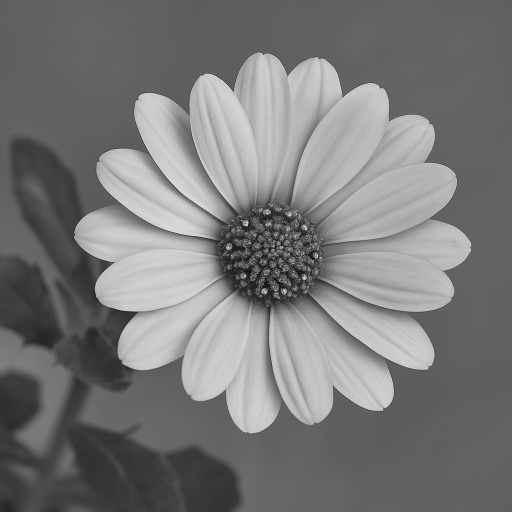
#> input picture CSE428/Lab 8/Demonstration/pretty_little_flower.png, 1024 x 1024 px, found by its file name (shown at 1/2 size)
$ jupyter execute --allow-errors CSE428_Lab_8.ipynb   (shell and % lines are left out)
#> lines starting #> are read from the running program, lines starting #| are printed output that depends on the picture
[cell 1]
import numpy as np
import matplotlib.pyplot as plt
import ipywidgets as widgets
from ipywidgets import interact, interact_manual
from numpy.fft import fft,fft2, fftshift, fftfreq, ifft, ifftshift,ifft2
pi = np.pi
from mpl_toolkits.mplot3d import Axes3D
from matplotlib import cm

# Discrete time signal vs Digital signal vs Analog signal
- **Analog signal** -> $x(t)$, $t$ is continious, $x(t)$ is continious
- **Discrete time signal** -> $x[n]$, $n$ is discrete, $x[n]$ is continious
- **Digital signal** -> $x[n]$, $n$ is discrete, $x[n]$ is discrete

For discrete signal, <span style="color:red">$n = 0,~1,~2,~\cdots,~(N-1)$</span> where $N = \mathrm{length}(x)$

# Example of periodic discrete time signal - sinusoids (sin, cos)

For discrete time period signals, digital frequency is defined as
$$f_{\mathrm{digital}} = \frac{F}{F_s}$$

where $F$ is the original frequency in $\mathrm{Hz}$ and $F_s$ is the sampling frequency in $\mathrm{Hz}$.

Unit of $f_{\mathrm{digital}}$ is $\mathrm{cycles/sample}$

x(t) = cos(2pi*f*t)

[cell 2]
np.arange(5)

[cell 3]
# we save discrete signal for to store or better use of memory management

# Fs should be at least double of F

[cell 4]
F = 100 # Hz
Fs = 5000 # Sampling Frequency, Hz
f = F/Fs # diqital frequency, cycles/sample.
# f must be -0.5 <= f < 0.5

N = 100
n = np.arange(N)
x = np.cos(2*pi*f*n)

fig = plt.figure(figsize=(16, 4))
plt.subplot(1,2,1)
plt.stem(n, x)  # stem for discrete like signla plotting
plt.xlabel("$n$")
plt.ylabel("$x[n]$")
#If we use plt.plot, it will interpolate the samples and give a continuous wave
plt.subplot(1,2,2)
plt.plot(n, x) # plot for continuous signal
plt.xlabel("$n$")
plt.ylabel("$x[n]$")
plt.show()

What will happen if f doesn't fall in the range -0.5 <= f < 0.5 ?

[cell 5]
f_signal = 300
dur = 0.01          # Duration in seconds
t_cont = np.linspace(0, dur, 1000)
x_cont = np.cos(2 * np.pi * f_signal * t_cont) # continuous signal

# Sampling rates
Fs_list = [2000, 600, 400]

fig, axs = plt.subplots(len(Fs_list), 1, figsize=(8, 6))
for i, Fs in enumerate(Fs_list):
    t_samp = np.arange(0, dur, 1/Fs)
    x_samp = np.cos(2 * np.pi * f_signal * t_samp)

    axs[i].plot(t_cont, x_cont, label='True Signal', alpha=0.6)
    # axs[i].stem(t_samp, x_samp, linefmt='r-', markerfmt='ro', basefmt='r-', label=f'Sampled at {Fs} Hz')
    axs[i].plot(t_samp, x_samp, 'r-', label=f'Sampled at {Fs} Hz') # Comment out the previous line and uncomment this line to see the effect of interpolation
    axs[i].set_title(f'Sampling Rate: {Fs} Hz')
    axs[i].set_xlim([0, dur])
    axs[i].legend()
    axs[i].grid(True)

plt.tight_layout()
plt.show()

# Another interpretation of $f$

[cell 6]
n_cycles = 3 # number of complete cycles we want
N = 100 # total number of samples we have

f = n_cycles/N # cycles/sample
print(f)

n = np.arange(N)
print(n) #
print(n.shape) # number of samples
x = np.cos(2*pi*(1+f)*n)

fig = plt.figure(figsize=(5, 5))
plt.plot(n, x)
plt.xlabel("$n$")
plt.ylabel("$x[n]$")
plt.show()
#> the sliders are set to 

### Interactive

#> (a cell that did not finish here is left out)

# Discrete Fourier Transform

[cell 8]
# fast fourier transform

### Theory
Any signal of length $N$ can be represented as a sum of sinusoids with frequencies $f_0$, $2f_0$, $\cdots$, $(N-1)f_0$, where $f_0 = \frac{1}{N}$.

So from $x[n] = [x_0,~x_1,~\cdots~x_{N-1}]$ we get $X[k] = [X_0,~X_1,~\cdots~X_{N-1}]$, where $X_k$ represents the "magnitude" (i.e. strength) and "phase" (i.e. angle or time delay) of sinusoid with frequence $f_k = kf_0 = \frac{k}{N}$

The Discrete Fourier Transform (DFT) is defined as:

$$
X[k] = \sum_{n=0}^{N-1} x[n] \cdot e^{-j\frac{2\pi}{N}kn}
$$

where:
- \( X[k] \) is the DFT of the signal \( x[n] \)
- \( N \) is the total number of samples
- \( k = 0, 1, ... , N-1 \)
- \$$ ( j = \sqrt{-1} ) (imaginary \ unit) $$

### Demonstration

[cell 9]
def dft(x):
    N = len(x)
    X = np.zeros(N, dtype=complex)
    for k in range(N):
        for n in range(N):
            angle = -2j * np.pi * k * n / N
            X[k] += x[n] * np.exp(angle)
    return X

[cell 10]
def dft_frequencies(N):
#> called with N = 20
    delta_f = 1 / N

    # Frequencies: 0 to fs (with negative frequencies in second half)
    freqs = np.array([k * delta_f for k in range(N)])

    # Shift second half to represent negative frequencies
    for k in range(N):
        if k >= N // 2:
            freqs[k] -= 1
    return freqs

[cell 11]
n_cycles = 5
N = 20

f = n_cycles/N
n = np.arange(N)
x = np.cos(2*np.pi*f*n)
# Manual DFT
X_manual = dft(x)
freqs = dft_frequencies(N)
print("Manual DFT:", np.round(X_manual, 2))
print(freqs)

[cell 12]
# NumPy's FFT (same math, faster)
X_fft = fft(x)
fk=fftfreq(N)
print(fk)
print("FFT:", np.round(X_fft, 2))

[cell 13]
n_cycles = 5
N = 100

f = n_cycles/N
n = np.arange(100)
x = np.cos(2*np.pi*f*n)

# Fast Fourier Transform
X_fft = fft(x)
#print(X_fft)

X_fft = fftshift(X_fft) # to shift the freuqncies from [0, 1] range to [-0.5, 0.5] range
X_fft = X_fft/N # Normalization

fk = fftfreq(N)
fk = fftshift(fk)


fig = plt.figure(figsize=(8, 4))

plt.subplot(1, 2, 1)
plt.plot(n, x)
plt.xlabel("$n$")
plt.ylabel("$x[n]$")
plt.title(f"sinusoid with f = {f}")

plt.subplot(1, 2, 2)
plt.stem(fk, np.abs(X_fft))
plt.xlabel("Digital frequncy, f")
plt.title("Magnitude of X [normalized]")


plt.show()

[cell 14]
X_fft = fft(x)
print(X_fft[:6])
print("Abs:", np.abs(X_fft[:6]))

[cell 15]
print("Ang:", np.angle(X_fft[:6])*pi/180)

[cell 16]
fk = fftfreq(N)
fk

# Helper Functions

[cell 17]
def perform_fft(x, N):
    X = fft(x)
    X = fftshift(X)
    X = X/N # Normalization

    fk = fftfreq(N)
    fk = fftshift(fk)

    return X, fk

def plot_sig_and_fft(x, n, X, fk, f):
    fig = plt.figure(figsize=(16, 8))

    plt.subplot(1, 2, 1)
    plt.stem(n, x)
    plt.xlabel("$n$")
    plt.ylabel("$x[n]$")
    plt.title(f"sinusoid with f = {f}")

    plt.subplot(1, 2, 2)
    plt.stem(fk, np.abs(X))
    plt.xlabel("Digital frequncy, f")
    plt.title("Magnitude of X [normalized]")

# Sum of Sinusoids

[cell 18]
n_cycles_1 = 2
n_cycles_2 = 5
N = 100

f1 = n_cycles_1/N
f2 = n_cycles_2/N
n = np.arange(N)
x = np.cos(2*np.pi*f1*n) + np.cos(2*np.pi*f2*n)

X, fk = perform_fft(x, N)
plot_sig_and_fft(x, n, X, fk, [f1, f2])

[cell 19]
n_cycles_1 = 2
n_cycles_2 = 5
N = 100

f1 = n_cycles_1/N
f2 = n_cycles_2/N
n = np.arange(N)
x = np.cos(2*np.pi*f1*n) + 3*np.cos(2*np.pi*f2*n)

X, fk = perform_fft(x, N)
plot_sig_and_fft(x, n, X, fk, [f1, f2])

[cell 20]
n_cycles_0 = 2
N = 100

f0 = n_cycles_0/N

n = np.arange(N)
x = np.cos(2*pi*f0*n) \
     - (1/3)*np.cos(2*pi*(3*f0)*n)  \
     + (1/5)*np.cos(2*pi*(5*f0)*n)  \
     - (1/7)*np.cos(2*pi*(7*f0)*n) \
     + (1/9)*np.cos(2*pi*(9*f0)*n) \
    #  - (1/11)*np.cos(2*pi*(11*f0)*n)


X, fk = perform_fft(x, N)
plot_sig_and_fft(x, n, X, fk, [f0,3*f0,5*f0,7*f0,9*f0])

# Reconstruction using IFFT

[cell 21]
def perform_ifft(X, N):
    X_ishift = ifftshift(X)
    x_recon = ifft(X_ishift)
    x_recon = np.real(x_recon)*N

    n = np.arange(N)
    if x_recon.shape[0] > N:
        x_recon = x_recon[:N]

    return x_recon, n

[cell 22]
x_reconm, n_recon = perform_ifft(X, N)


fig = plt.figure(figsize=(16, 4))

plt.subplot(1, 2, 1)
plt.plot(n, x)
plt.xlabel("$n$")
plt.ylabel("$x[n]$")
plt.title(f"original")

plt.subplot(1, 2, 2)
plt.plot(n_recon, x_reconm)
plt.xlabel("$n$")
plt.ylabel("$x_{\mathrm{recon}}[n]$")
plt.title("Reconstructed")
plt.show()

# Common DFT Pair

### Pulse

$$DFT\left(\delta[n]\right) = 1$$

[cell 23]
N = 100
n = np.arange(N)

x = np.zeros_like(n)
x[N//2] = 1

fig = plt.figure(figsize=(4, 4))
plt.stem(n, x)
plt.show()

[cell 24]

X, fk = perform_fft(x, N)
plot_sig_and_fft(x, n, X*N, fk, [])

### Rectangle

[cell 25]
N = 100
n = np.arange(N)

x = np.zeros_like(n)
x[n < N//2] = 1

fig = plt.figure(figsize=(4, 4))
plt.stem(n, x)
plt.show()

[cell 26]
X, fk = perform_fft(x, N)
plot_sig_and_fft(x, n, X, fk, [])

# Changing resolution - zero padding

So far we have used $N = 100$, which means the smallest frequency is $1/N = 1/100 = 0.01$

This means the FFT can differentiate between frequencies with a minimum difference of 0.01 cycles/sample

What if the frequency is in between, say 0.035?

[cell 27]
N = 100
res = 1/N
print(res)

[cell 28]
f = 0.035
n = np.arange(N)
x = np.cos(2*np.pi*f*n)

X, fk = perform_fft(x, N)
plot_sig_and_fft(x, n, X, fk, [])

So the frequncy "leaks" because resolution is not high enough

How to increase resolution? By artificially changing $N$, i.e., Zero padding

For example, if we add additional 100 zeros, the signal would remain same but with additional zeros, and the new minimum frequency would be $1/N_{eq} = 1/200 = 0.005$

[cell 29]
N_zeros = 100
x_zero_padded = np.concatenate([x, np.zeros(N_zeros)])
n_zero_padded = np.concatenate([n, np.arange(N, N+N_zeros)])
#x_zero_padded = np.cos(2*pi*f*n_zero_padded)
print(x.shape)
print(n_zero_padded)
plt.plot(n_zero_padded, x_zero_padded)

[cell 30]
X, fk = perform_fft(x_zero_padded, N + N_zeros)
plot_sig_and_fft(x_zero_padded, n_zero_padded, X, fk, [])

[cell 31]
N_zeros = 100

[cell 32]
fk

# Example of 2D periodic discrete time signal - sinusoids (sin, cos)

[cell 33]
n_cycle_1 = 3
n_cycle_2 = 0

N = 100
M = 100

f1 = n_cycle_1/N
f2 = n_cycle_2/M

n, m = np.meshgrid(np.arange(N), np.arange(M))

[cell 34]
x = np.cos(2*pi*f1*n + 2*pi*f2*m)

[cell 35]
plt.figure()
plt.imshow(x, cmap="gray")

[cell 36]
fig = plt.figure()
ax = fig.add_subplot(111, projection='3d')
surf = ax.plot_surface(n, m, x, cmap=cm.coolwarm)
ax.set_xlabel("n")
ax.set_ylabel("m")
fig.colorbar(surf)
plt.show()

[cell 37]
from numpy.fft import fft, fft2, fftshift, fftfreq
# Compute DFT
X = fft2(x)

# Center the magnitude response to (M/2, N/2) & nomrmalize
X_centered = fftshift(X)
X_centered = X_centered/(M*N)

# Frequencies
u = fftshift(fftfreq(N))
v = fftshift(fftfreq(M))

u, v = np.meshgrid(u, v)

[cell 38]
plt.figure(figsize=(5,5))
plt.imshow(np.log(1+np.abs(X_centered)), cmap="gray")

[cell 39]
fig = plt.figure()
ax = fig.add_subplot(111, projection='3d')
surf = ax.plot_surface(u, v, np.abs(X_centered), cmap=cm.coolwarm)
ax.set_xlabel("u")
ax.set_ylabel("v")
fig.colorbar(surf)
plt.show()

# Frequency along x and y

[cell 40]
n_cycle_1 = 3
n_cycle_2 = 5

N = 100
M = 100

f1 = n_cycle_1/N
f2 = n_cycle_2/M

n, m = np.meshgrid(np.arange(N), np.arange(M))

x = np.cos(2*pi*f1*n + 2*pi*f2*m)

[cell 41]
plt.figure()
plt.imshow(x, cmap="gray")

[cell 42]
fig = plt.figure()
ax = fig.add_subplot(111, projection='3d')
surf = ax.plot_surface(n, m, x, cmap=cm.coolwarm)
ax.set_xlabel("n")
ax.set_ylabel("m")
fig.colorbar(surf)
plt.show()

[cell 43]
def perform_fft2(x, M, N):
    X = fft2(x)
    X = fftshift(X)
    X= X/(N*M)


    u = fftshift(fftfreq(M))
    v = fftshift(fftfreq(N))

    u, v = np.meshgrid(u, v)

    return X, u, v

[cell 44]
X, u, v = perform_fft2(x, M, N)

[cell 45]
plt.figure(figsize=(5,5))
plt.imshow(np.abs(X), cmap="gray")

[cell 46]
fig = plt.figure()
ax = fig.add_subplot(111, projection='3d')
surf = ax.plot_surface(u, v, np.abs(X), cmap=cm.coolwarm)
ax.set_xlabel("u")
ax.set_ylabel("v")
fig.colorbar(surf)
plt.show()

[cell 47]
n_cycle_1 = 5.9
n_cycle_2 = 3.9

N = 100
M = 100

f1 = n_cycle_1 / N
f2 = n_cycle_2 / M

# Create 2D coordinate grid
n, m = np.meshgrid(np.arange(N), np.arange(M))

x = np.cos(2 * pi * f1 * n + 2 * pi * f2 * m)


# Display original image
plt.figure(figsize=(8, 4))
plt.subplot(1, 2, 1)
plt.imshow(x, cmap='gray', aspect='auto')
plt.title("Original Image ")
plt.axis('off')

X,u,v =perform_fft2(x,M,N)
X=X*M*N #Removing Normalization to show the spectral leakage effectively

# Display frequency domain
plt.subplot(1, 2, 2)
plt.imshow(np.log(1+np.abs(X)), cmap='gray')
plt.title("DFT (with Spectral Leakage)")
plt.axis('off')

plt.tight_layout()
plt.show()

**Hanning Window**

The Hanning window is defined as:

$$
w[n] =
\begin{cases}
0.5 \left(1 - \cos\left(\frac{2\pi n}{N - 1}\right)\right), & 0 \leq n \leq N - 1 \\
0, & \text{otherwise}
\end{cases}
$$

where \( N \) is the window length.

[cell 48]
def hann2d(M, N):
    hann_row = np.hanning(M)
    hann_col = np.hanning(N)

    # Outer product to create separable 2D window
    window = np.outer(hann_row, hann_col)
    return window

[cell 49]
M, N = 100, 100
window = hann2d(M, N)
n=np.arange(N)
m=np.arange(M)
n, m = np.meshgrid(n, m)
# 3D surface plot
fig = plt.figure()
ax = fig.add_subplot(111, projection='3d')
surf = ax.plot_surface(n, m, window, cmap=cm.coolwarm)

# Customize plot
ax.set_xlabel("X axis (samples)")
ax.set_ylabel("Y axis (samples)")
ax.set_zlabel("Amplitude")
fig.colorbar(surf, shrink=0.5, aspect=5)
plt.title("2D Hanning Window")
plt.show()

[cell 50]
image_windowed = x * hann2d(M, N)
# Display windowed image
plt.figure(figsize=(8, 4))
plt.subplot(1, 2, 1)
plt.imshow(image_windowed, cmap='gray', aspect='auto')
plt.title("Windowed Image ")
plt.axis('off')
# Now perform FFT on the windowed image
X,u,v= perform_fft2(image_windowed,N,M)
X=X*M*N #Removing Normalization

# Display frequency domain
plt.subplot(1, 2, 2)
plt.imshow(np.abs(X), cmap='gray')
plt.title("DFT")
plt.axis('off')

plt.tight_layout()
plt.show()
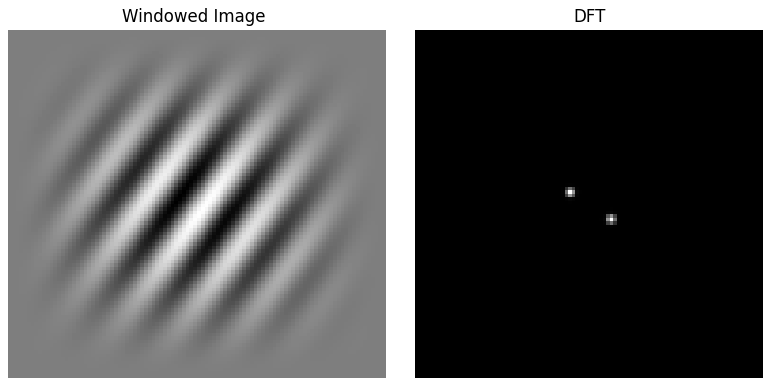
#> figure drawn by matplotlib, 2 panels

# Filtering

In signal processing, a digital filter is a system that performs mathematical operations on a sampled, discrete-time signal to reduce or enhance certain aspects of that signal, especially in the frequency domain

[cell 51]
n_cycles_1 = 2
n_cycles_2 = 10
n_cycles_3 = 20
N = 100

f1 = n_cycles_1/N
f2 = n_cycles_2/N
f3 = n_cycles_3/N
n = np.arange(N)
x = np.cos(2*np.pi*f1*n) + np.cos(2*np.pi*f2*n) + np.cos(2*np.pi*f3*n)

X, fk = perform_fft(x, N)
plot_sig_and_fft(x, n, X, fk, [f1, f2, f3])

### Low pass

#### Ideal

[cell 52]
f_thres = 0.05

H_lp_ideal = np.zeros_like(fk)
H_lp_ideal[np.abs(fk) <= f_thres] = 1

fig = plt.figure(figsize=(3, 3))
plt.plot(fk[fk>=0], H_lp_ideal[fk>=0])

[cell 53]
X_filtered_1 = X*H_lp_ideal
x_recon, n_recon = perform_ifft(X_filtered_1, N)
plot_sig_and_fft(x_recon, n_recon, X_filtered_1, fk, [f1, f2, f3])

#### Butterworth filter

###  Butterworth Low-Pass Filter Equation

A Butterworth filter of order \( n \) with cutoff frequency \( f_c \) has a magnitude response given by:

$$
H(f) = \frac{1}{\sqrt{1 + \left( \frac{f}{f_c} \right)^{2n}}}
$$

- \( H(f) \): Filter gain at frequency \( f \)
- \( f_c \): Cutoff frequency
- \( n \): Filter order — higher \( n \) means sharper roll-off

[cell 54]
f_thres = 0.05

N_ord = 8
H_lp_butter = 1/np.sqrt(1 + (fk/f_thres)**(2*N_ord))

fig = plt.figure(figsize=(3, 3))
plt.plot(fk[fk>=0], H_lp_butter[fk>=0])

[cell 55]
X_filtered_1 = X*H_lp_butter
x_recon, n_recon = perform_ifft(X_filtered_1, N)
plot_sig_and_fft(x_recon, n_recon, X_filtered_1, fk, [f1, f2, f3])

### High pass

#### Ideal

[cell 56]
f_thres = 0.05

H_lp_ideal = np.zeros_like(fk)
H_lp_ideal[np.abs(fk) <= f_thres] = 1

H_hp_ideal = 1 - H_lp_ideal

fig = plt.figure(figsize=(3, 3))
plt.plot(fk[fk>=0], H_hp_ideal[fk>=0])

[cell 57]
X_filtered_1 = X*H_hp_ideal
x_recon, n_recon = perform_ifft(X_filtered_1, N)
plot_sig_and_fft(x_recon, n_recon, X_filtered_1, fk, [f1, f2, f3])

#### Butterworth

[cell 58]
f_thres = 0.05

N_ord = 2
H_lp_butter = 1/np.sqrt(1 + (fk/f_thres)**(2*N_ord))
H_hp_butter = 1 - H_lp_butter

fig = plt.figure(figsize=(3, 3))
plt.plot(fk, H_hp_butter)

[cell 59]
X_filtered_1 = X*H_hp_butter
x_recon, n_recon = perform_ifft(X_filtered_1, N)
plot_sig_and_fft(x_recon, n_recon, X_filtered_1, fk, [f1, f2, f3])

### Bandpass

[cell 60]
f_thres_high = 0.15
f_thres_low = 0.05

N_ord = 16
H_lp_1 = 1/np.sqrt(1 + (fk/f_thres_high)**(2*N_ord))
H_lp_2 = 1/np.sqrt(1 + (fk/f_thres_low)**(2*N_ord))
H_bp_butter = H_lp_1 - H_lp_2

fig = plt.figure(figsize=(3, 3))
plt.plot(fk[fk>=0], H_bp_butter[fk>=0])
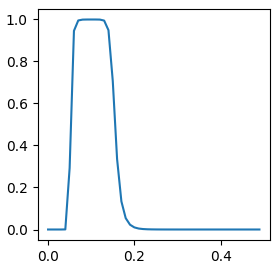
#> figure drawn by matplotlib, 1 panel; curve peaks at x = 0.1, y = 1

[cell 61]
X_filtered_1 = X*H_bp_butter
x_recon, n_recon = perform_ifft(X_filtered_1, N)
plot_sig_and_fft(x_recon, n_recon, X_filtered_1, fk, [f1, f2, f3])
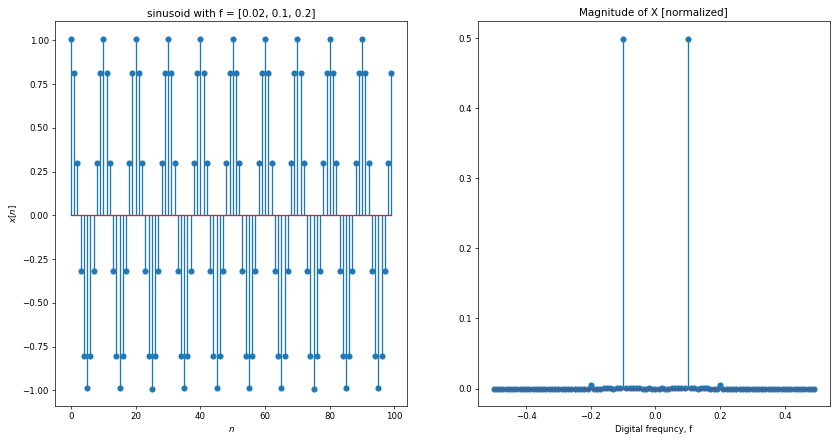
#> figure drawn by matplotlib, 2 panels; panel 1: curve peaks at x = 50, y = 1.01; panel 2: curve peaks at x = 0.1, y = 0.5

### Bandstop

[cell 62]
f_thres_high = 0.15
f_thres_low = 0.05

N_ord = 16
H_lp_1 = 1/np.sqrt(1 + (fk/f_thres_high)**(2*N_ord))
H_lp_2 = 1/np.sqrt(1 + (fk/f_thres_low)**(2*N_ord))
H_bp_butter = H_lp_1 - H_lp_2
H_br_butter = 1 - H_bp_butter

fig = plt.figure(figsize=(3, 3))
plt.plot(fk, H_br_butter)
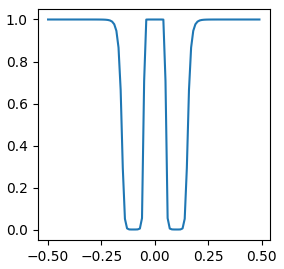
#> figure drawn by matplotlib, 1 panel; curve peaks at x = -0.01, y = 1

[cell 63]
X_filtered_1 = X*H_br_butter
x_recon, n_recon = perform_ifft(X_filtered_1, N)
plot_sig_and_fft(x_recon, n_recon, X_filtered_1, fk, [f1, f2, f3])
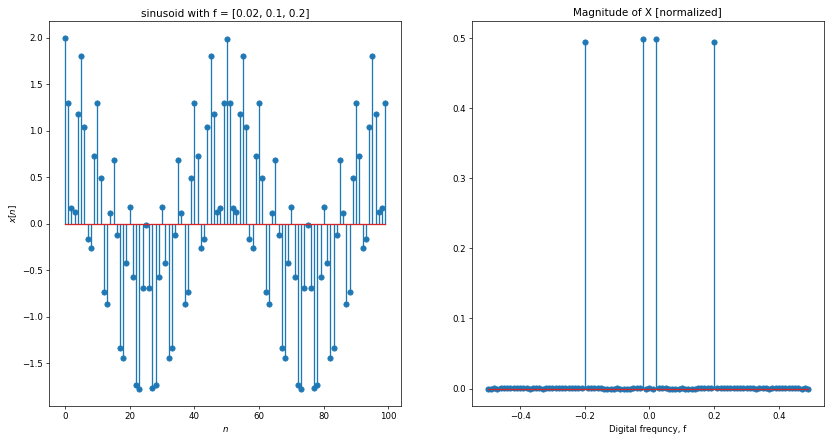
#> figure drawn by matplotlib, 2 panels; panel 1: curve peaks at x = 0, y = 1.99; panel 2: curve peaks at x = -0.02, y = 0.5

# Filtering Image

[cell 64]
from google.colab import drive
drive.mount('/content/drive')

[cell 65]
from skimage import io,color
# Loading grayscale image
img = io.imread("/content/drive/MyDrive/Current semester materials/CSE 428/Lab Files/Lab 8/Demonstration/pretty_little_flower.png")
#> img is the input picture: shape (1024, 1024, 3); mean R, G, B 121.1, 121.1, 121.2
img=color.rgb2gray(img)
#> img: shape (1024, 1024) float64
rows, cols = img.shape
X,u,v= perform_fft2(img,rows,cols)
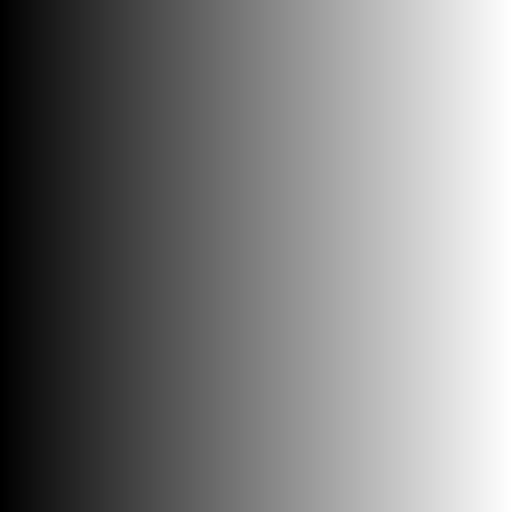
#> u: shape (1024, 1024) float64 (shown at 1/2 size); min -0.5, max 0.499, mean -0.000488; drawn with min black and max white
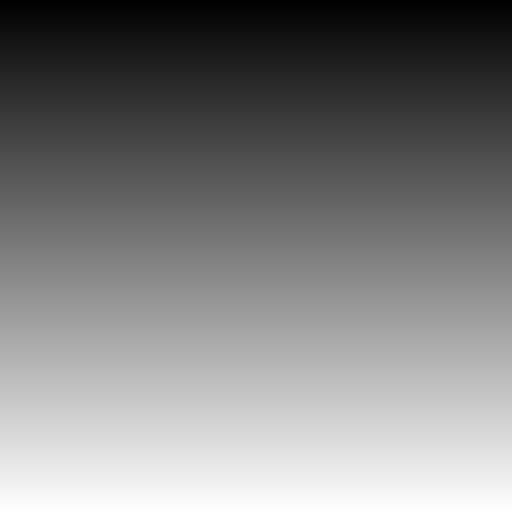
#> v: shape (1024, 1024) float64 (shown at 1/2 size); min -0.5, max 0.499, mean -0.000488; drawn with min black and max white

# Radial frequency grid
D = np.sqrt(u**2 + v**2)
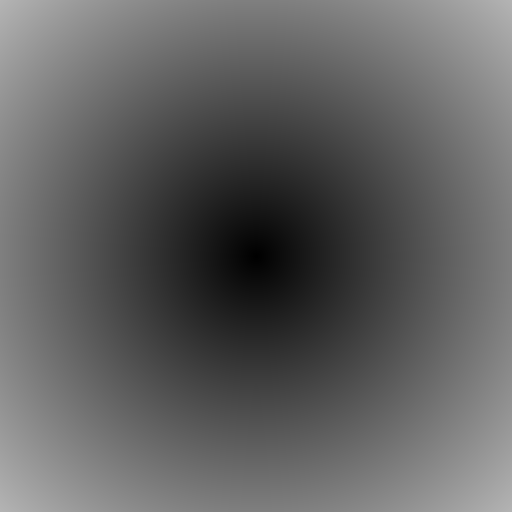
#> D: shape (1024, 1024) float64 (shown at 1/2 size); min 0, max 0.707, mean 0.383

# === LOW PASS FILTER ===
f_thres = 0.05
N_ord = 8
H_lp = 1 / np.sqrt(1 + (D / f_thres)**(2 * N_ord))
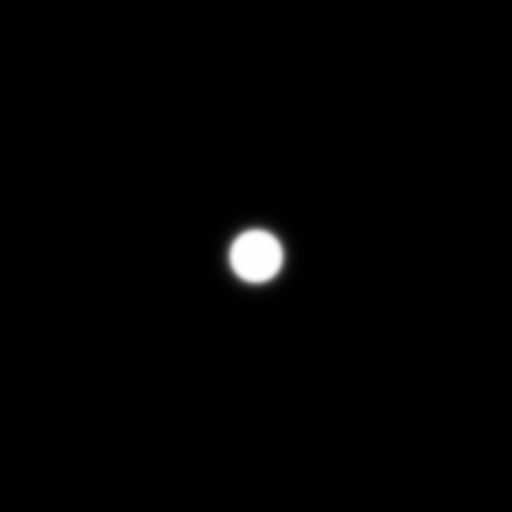
#> H_lp: shape (1024, 1024) float64 (shown at 1/2 size); min 6.25e-10, max 1, mean 0.00989

# === HIGH PASS FILTER ===
f_thres = 0.07
N_ord = 2
H_hp = 1 - (1 / np.sqrt(1 + (D / f_thres)**(2 * N_ord)))
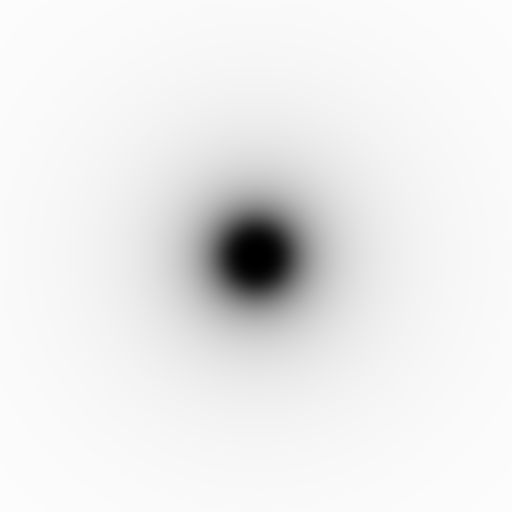
#> H_hp: shape (1024, 1024) float64 (shown at 1/2 size); min 0, max 0.99, mean 0.925

# === BAND PASS FILTER ===
f_thres_low = 0.03
f_thres_high = 0.08
N_ord = 20
H_lp1 = 1 / np.sqrt(1 + (D / f_thres_high)**(2 * N_ord))
H_lp2 = 1 / np.sqrt(1 + (D / f_thres_low)**(2 * N_ord))
H_bp = H_lp1 - H_lp2

# === BAND STOP FILTER ===
H_br = 1 - H_bp

# Apply filters
def apply_filter(H, X):
    filtered = X * H
    return np.abs(np.fft.ifft2(np.fft.ifftshift(filtered)))

# Filtered results
img_lp = apply_filter(H_lp, X)
img_hp = apply_filter(H_hp, X)
img_bp = apply_filter(H_bp, X)
img_br = apply_filter(H_br, X)

# Plotting
plt.figure(figsize=(10, 8))
plt.subplot(2, 3, 1)
plt.imshow(img, cmap='gray')
plt.title("Original")
plt.axis('off')

plt.subplot(2, 3, 2)
plt.imshow(img_lp, cmap='gray')
plt.title("Butterworth Low-pass")
plt.axis('off')

plt.subplot(2, 3, 3)
plt.imshow(img_hp, cmap='gray')
plt.title("Butterworth High-pass")
plt.axis('off')

plt.subplot(2, 3, 4)
plt.imshow(img_bp, cmap='gray')
plt.title("Butterworth Band-pass")
plt.axis('off')

plt.subplot(2, 3, 5)
plt.imshow(img_br, cmap='gray')
plt.title("Butterworth Band-reject")
plt.axis('off')
plt.subplot(2, 3, 6)
from matplotlib.colors import Normalize
# The DC component (center) is very strong because the image has a smooth background.
# This makes other frequency components hard to see.
# The line below adjusts the brightness scale so that more details in the DFT become visible.
# (You don't need to fully understand this line right now.)
plt.imshow(np.log(1 + np.abs(X)), cmap='gray', norm=Normalize(vmin=0, vmax=np.percentile(np.log(1 + np.abs(X)), 99)))

plt.title("DFT Magnitude Spectrum")
plt.axis('off')
plt.tight_layout()
plt.show()
